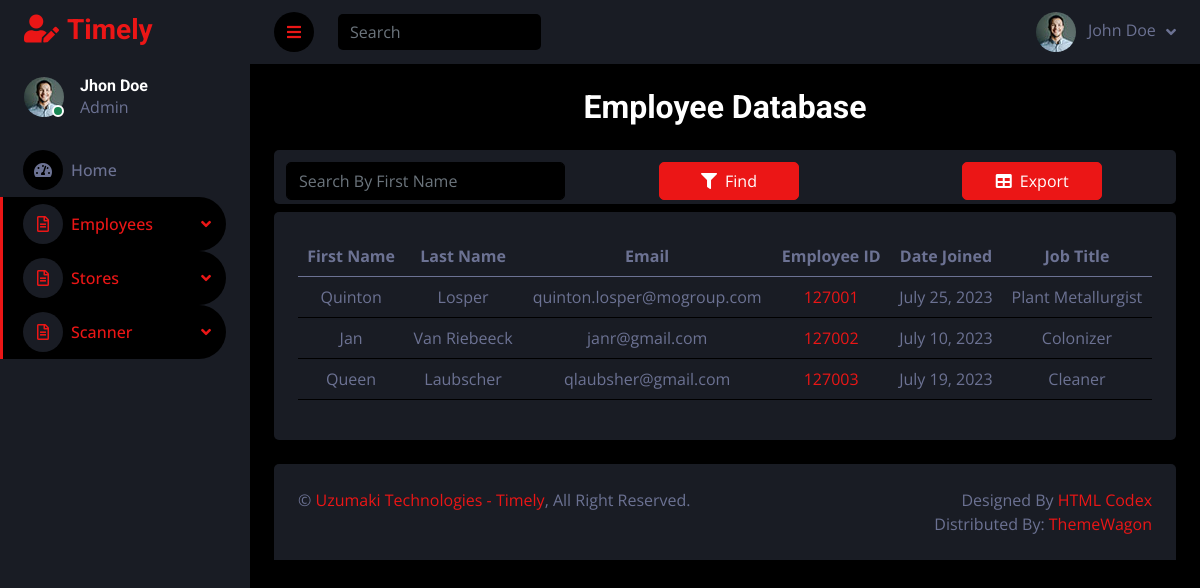
The app's page /employees/table/, older data.
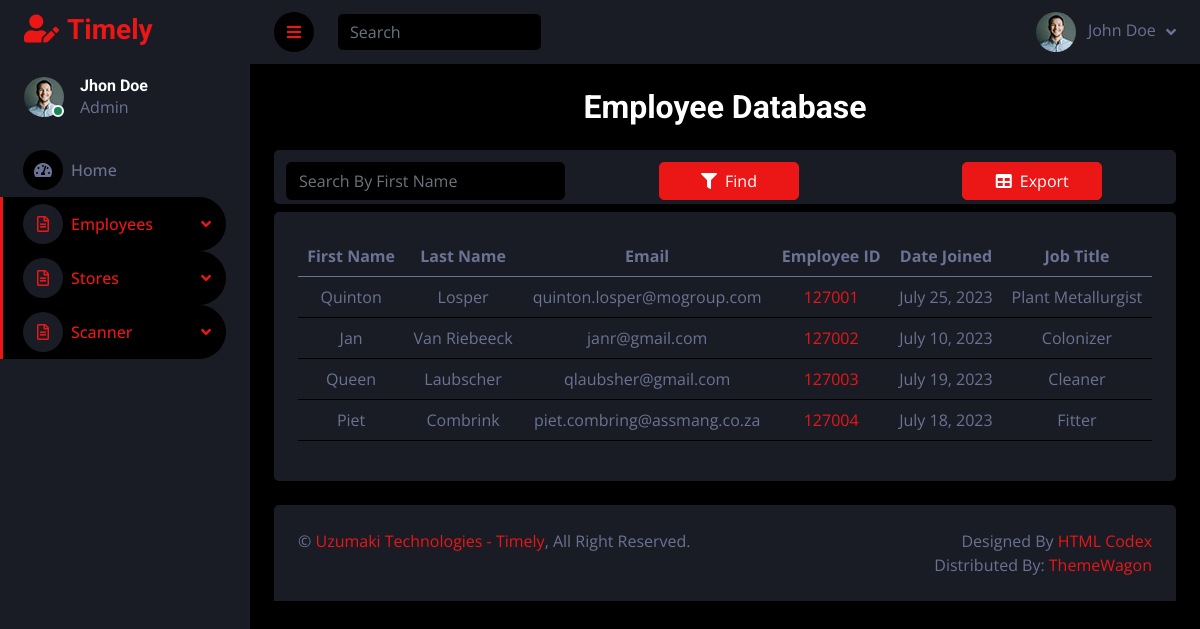
The same page, newer data.
### employees/models.py (models this page shows, shortened)
class UserModel(models.Model):
    firstName = models.CharField(max_length=100)
    lastName = models.CharField(max_length=100)
    email = models.EmailField(max_length=100)
    employeeID = models.CharField(max_length=20,unique=True)
    date_joined = models.DateField()
    dob = models.DateField()
    job_title = models.CharField(max_length=50)
    address=models.CharField(max_length=200)
    phone_number = PhoneNumberField(blank=False,region="ZA",unique=True)
    emergency_contact = PhoneNumberField(blank=False,region="ZA",unique=True)
    contractHours = models.DecimalField(decimal_places=2,max_digits=100)
    salary = models.DecimalField(decimal_places=2, max_digits=100)
    profileImage = models.ImageField(upload_to='identification/profiles/')
    working_status = models.BooleanField(default=True)
    qr_code = models.ImageField(upload_to='', blank=True)
    created_at = models.DateTimeField(auto_now_add=True)
    updated_at = models.DateTimeField(auto_now=True)
    is_security = models.BooleanField(default=False)
    def __init__(self, *args, **kwargs):
        super().__init__(*args, **kwargs)
        self.__original_employeeID = self.employeeID

### employees/views.py (the view)
# urls.py: path('table/',views.UserModelListView.as_view(), name='table'),
class UserModelListView(ListView):
    model = UserModel
    template_name = 'employees/table.html'
    context_object_name = 'usermodels'

### employees/templates/employees/table.html (shortened to what this page needs)
{% extends "base.html" %}
{% load static %}
{% block content %}
<h2 class="mb-4">Employee Database</h2>
    <div class="bg-secondary rounded form-floating mb-2">
        <div class="row p-1">
            <div class="col mt-2 ms-2">
                <input id="inputData"  type="text" class="form-control" placeholder="Search By First Name">
            </div>
            <div class="col mt-2">
                <button id="submitButton" type="button" class="btn btn-primary  w-50"><i class="fa fa-filter me-2"></i>Find</button>
            </div>
                <div class="col mt-2">
                    <form method="post" action="{% url 'employees:export_to_csv' %}">
                    <button id="exportButton" type="submit" class="btn btn-primary  w-50"><i class="fa fa-table me-2"></i>Export</button>
                    </form>
                </div>
        </div>
    </div>
    <div class="">
        <div class="bg-secondary rounded h-100 p-4">
            <table class="table">
                <thead>
                    <tr>
                        <th scope="col">First Name</th>
                        <th scope="col">Last Name</th>
                        <th scope="col">Email</th>
                        <th scope="col">Employee ID</th>
                        <th scope="col">Date Joined</th>
                        <th scope="col">Job Title</th>
                    </tr>
                </thead>
                <tbody>
                    {% for usermodel in usermodels %}
                    <tr>
                    <td>{{ usermodel.firstName }}</td>
                    <td>{{ usermodel.lastName }}</td>
                    <td>{{ usermodel.email }}</td>
                    <td><a href="{% url 'employees:edit'  pk=usermodel.pk %}">{{ usermodel.employeeID }}</a></td>
                    <td>{{ usermodel.date_joined }}</td>
                    <td>{{ usermodel.job_title }}</td>
                    </tr>
                {% endfor %}
                </tbody>
            </table>
        </div>
    </div>
{% endblock %}

Row changes from the older to the newer data that the page shows:
added UserModel: firstName "Piet", lastName "Combrink", email "piet.combring@assmang.co.za", employeeID "127004", date_joined "July 18, 2023", job_title "Fitter"
